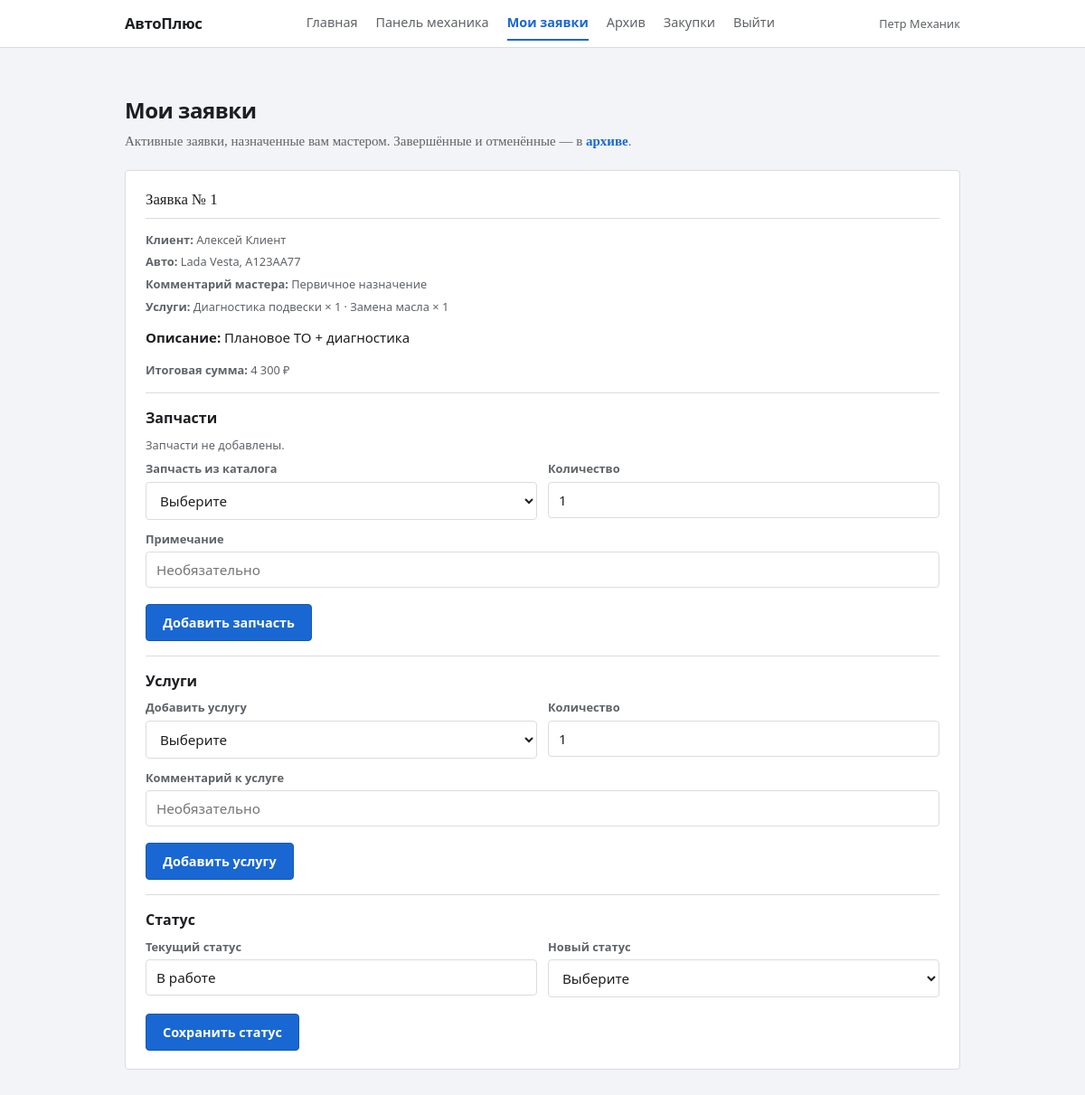
The app's page /pages/mechanic/orders.php (signed in) with its own data.
### tables this page shows
CREATE TABLE `orders` (
  `id` int UNSIGNED NOT NULL,
  `client_id` int UNSIGNED NOT NULL,
  `car_id` int UNSIGNED NOT NULL,
  `mechanic_id` int UNSIGNED DEFAULT NULL,
  `master_id` int UNSIGNED DEFAULT NULL,
  `total_price` decimal(10,2) NOT NULL DEFAULT '0.00',
  `start_date` datetime DEFAULT NULL,
  `end_date` datetime DEFAULT NULL,
  `status` enum('new','assigned','in_progress','waiting_parts','completed','cancelled') NOT NULL DEFAULT 'new',
  `description` text,
  `parts_comment` text DEFAULT NULL,
  `cancel_comment` text DEFAULT NULL,
  `created_at` timestamp NOT NULL DEFAULT CURRENT_TIMESTAMP
);

CREATE TABLE `users` (
  `id` int UNSIGNED NOT NULL,
  `full_name` varchar(150) NOT NULL,
  `phone` varchar(30) NOT NULL,
  `email` varchar(150) NOT NULL,
  `role` enum('client','mechanic','master','admin') NOT NULL DEFAULT 'client',
  `password` varchar(255) NOT NULL,
  `is_active` tinyint(1) NOT NULL DEFAULT '1',
  `created_at` timestamp NOT NULL DEFAULT CURRENT_TIMESTAMP
);

CREATE TABLE `cars` (
  `id` int UNSIGNED NOT NULL,
  `user_id` int UNSIGNED NOT NULL,
  `vin` varchar(64) NOT NULL,
  `brand` varchar(80) NOT NULL,
  `model` varchar(80) NOT NULL,
  `year` smallint UNSIGNED NOT NULL,
  `gosnumber` varchar(20) NOT NULL
);

### pages/mechanic/_init.php (called while the page is built, shortened)
<?php
require_once __DIR__ . '/../../config/connect_database.php';
require_once __DIR__ . '/../../controllers/MechanicController.php';
$mechanic_user = $_SESSION['user'];
$mechanic_id = (int) $mechanic_user['id'];
$mechanic_controller = new MechanicController($mysql_connection);

### controllers/BaseController.php (called while the page is built, shortened)
<?php
require_once __DIR__ . '/../contexts/AppContext.php';
require_once __DIR__ . '/../contexts/OrderContext.php';
class BaseController
{
    protected $db;
    private ?OrderContext              $_orders      = null;
    public function __construct($db)
    {
        $this->db = $db;
    }
    protected function orders(): OrderContext             { return $this->_orders      ??= new OrderContext($this->db); }
    protected function requireRole(array $allowedRoles): array
    {
        $role = $_SESSION['user']['role'] ?? null;
        return [true, null];
    }
    protected function ok(array $data = []): array  { return ['success' => true,  'data' => $data]; }
}

### controllers/MechanicController.php (called while the page is built, shortened)
<?php
require_once __DIR__ . '/BaseController.php';
class MechanicController extends BaseController
{
    public function getMyOrders(int $mechanicId): array
    {
        $check = $this->requireRole([User::ROLE_MECHANIC, User::ROLE_MASTER, User::ROLE_ADMIN]);
        return $this->ok(['orders' => $this->orders()->getOrdersByMechanic($mechanicId, false)]);
    }
}

### contexts/OrderContext.php (called while the page is built, shortened)
<?php
require_once __DIR__ . '/AppContext.php';
class OrderContext extends AppContext
{
    public function getOrdersByMechanic(int $mechanicId, bool $archived = false): array
    {
        $statusFilter = $archived
            ? "o.status IN ('completed','cancelled')"
            : "o.status NOT IN ('completed','cancelled')";
        $orderBy = $archived
            ? "o.end_date DESC, o.id DESC"
            : "FIELD(o.status,'in_progress','waiting_parts','assigned','new'), o.id DESC";
        return $this->fetchAll(
            "SELECT o.id, o.status, o.description, o.parts_comment,
                    o.start_date, o.end_date, o.total_price, o.created_at,
                    c.brand, c.model, c.gosnumber,
                    u.full_name AS client_name,
                    (SELECT ma.comment FROM mechanic_assignments ma
                     WHERE ma.order_id = o.id AND ma.mechanic_id = o.mechanic_id
                     ORDER BY ma.id DESC LIMIT 1) AS master_comment,
                    (SELECT GROUP_CONCAT(CONCAT(s.name,' \xc3\x97 ',os.quantity) ORDER BY s.name SEPARATOR ' \xc2\xb7 ')
                     FROM order_services os JOIN services s ON s.id = os.service_id
                     WHERE os.order_id = o.id) AS services_summary,
                    (SELECT GROUP_CONCAT(CONCAT(p.name,' \xc3\x97 ',op.quantity) ORDER BY p.name SEPARATOR ' \xc2\xb7 ')
                     FROM order_parts op JOIN parts p ON p.id = op.part_id
                     WHERE op.order_id = o.id) AS parts_summary
             FROM orders o
             JOIN cars c ON c.id = o.car_id
             JOIN users u ON u.id = o.client_id
             WHERE o.mechanic_id = ? AND {$statusFilter}
             ORDER BY {$orderBy}",
            'i', [$mechanicId]
        );
    }
}

### contexts/AppContext.php (called while the page is built, shortened)
<?php
abstract class AppContext
{
    protected $db;
    public function __construct($db)
    {
        $this->db = $db;
    }
    protected function fetchAll(string $sql, string $types = '', array $params = []): array
    {
        if ($types === '' || $params === []) {
            $result = mysqli_query($this->db, $sql);
            return $result ? $result->fetch_all(MYSQLI_ASSOC) : [];
        }
        $stmt = mysqli_prepare($this->db, $sql);
        mysqli_stmt_bind_param($stmt, $types, ...$params);
        mysqli_stmt_execute($stmt);
        $rows = mysqli_stmt_get_result($stmt)->fetch_all(MYSQLI_ASSOC);
        return $rows;
    }
}

### pages/mechanic/orders.php (the view, shortened to what this page needs)
<?php
require_once __DIR__ . '/_init.php';
require_once __DIR__ . '/../../models/Order.php';
$ORDER_STATUS_LABELS = [
    Order::STATUS_NEW           => 'Новая',
    Order::STATUS_ASSIGNED      => 'Назначена',
    Order::STATUS_IN_PROGRESS   => 'В работе',
    Order::STATUS_WAITING_PARTS => 'Ожидание запчастей',
    Order::STATUS_COMPLETED     => 'Завершена',
    Order::STATUS_CANCELLED     => 'Отменена',
];
$services = [];
$services_r = $mechanic_controller->getServices();
if ($services_r['success'] ?? false) {
    $services = $services_r['data']['services'] ?? [];
}
$parts_catalog = [];
$parts_r = $mechanic_controller->getParts();
if ($parts_r['success'] ?? false) {
    $parts_catalog = $parts_r['data']['parts'] ?? [];
}
$orders = [];
$r = $mechanic_controller->getMyOrders($mechanic_id);
if ($r['success'] ?? false) {
    $orders = $r['data']['orders'] ?? [];
}
$order_parts_map = [];
foreach ($orders as $o) {
    $oid = (int) ($o['id'] ?? 0);
    $rp = $mechanic_controller->getOrderParts($oid, $mechanic_id);
    $order_parts_map[$oid] = ($rp['success'] ?? false) ? ($rp['data']['parts'] ?? []) : [];
}
function mechanic_status_label($status, array $labels)
{
    return $labels[$status] ?? $status;
}
?>
<!DOCTYPE html>
<html lang="ru">
<head>
</head>
<body>
    <?php include __DIR__ . '/../../includes/site_nav.php'; ?>
    <div class="page">
        <h1 class="sans">Мои заявки</h1>
        <p class="lead">
            Активные заявки, назначенные вам мастером. Завершённые и отменённые —
            в <a href="archive.php" style="color:var(--focus);font-weight:600;text-decoration:none;">архиве</a>.
        </p>
        <?php if (empty($orders)): ?>
            <p class="empty">Нет активных заявок. <a href="archive.php">Перейти в архив →</a></p>
        <?php else: ?>
            <?php foreach ($orders as $o): ?>
                <?php
                $oid       = (int) ($o['id'] ?? 0);
                $st        = (string) ($o['status'] ?? '');
                $is_terminal = in_array($st, [Order::STATUS_COMPLETED, Order::STATUS_CANCELLED], true);
                $price     = isset($o['total_price']) ? number_format((float) $o['total_price'], 0, '.', ' ') . ' ₽' : '—';
                $order_parts = $order_parts_map[$oid] ?? [];
                ?>
                <section class="card sans">
                    <h2>Заявка № <?php echo $oid; ?></h2>
                    <p class="hint" style="margin-top:0;">
                        <strong>Клиент:</strong> <?php echo htmlspecialchars($o['client_name'] ?? ''); ?>
                    </p>
                    <p class="hint">
                        <strong>Авто:</strong> <?php echo htmlspecialchars(trim(($o['brand'] ?? '') . ' ' . ($o['model'] ?? '') . ', ' . ($o['gosnumber'] ?? ''))); ?>
                    </p>
                    <?php if (!empty($o['master_comment'])): ?>
                        <p class="hint"><strong>Комментарий мастера:</strong> <?php echo nl2br(htmlspecialchars((string) $o['master_comment'])); ?></p>
                    <?php endif; ?>
                    <?php if (!empty($o['services_summary'])): ?>
                        <p class="hint"><strong>Услуги:</strong> <?php echo htmlspecialchars((string) $o['services_summary']); ?></p>
                    <?php endif; ?>
                    <p><strong>Описание:</strong> <?php echo nl2br(htmlspecialchars((string) ($o['description'] ?? ''))); ?></p>
                    <p class="hint"><strong>Итоговая сумма:</strong> <?php echo htmlspecialchars($price); ?></p>
                    <hr class="section-sep">
                    <h3 style="margin:0 0 8px; font-size:1rem;">Запчасти</h3>
                    <?php if (!empty($order_parts)): ?>
                        <ul class="parts-list">
                            <?php foreach ($order_parts as $pt): ?>
                                <li>
                                    <span class="part-name">
                                        <?php echo htmlspecialchars($pt['name'] ?? ''); ?>
                                        <span class="part-meta">
                                            арт. <?php echo htmlspecialchars($pt['article'] ?? ''); ?>
                                            &nbsp;·&nbsp; <?php echo (int) $pt['quantity']; ?> шт.
                                            &nbsp;·&nbsp; <?php echo number_format((float) ($pt['price'] ?? 0), 0, '.', ' '); ?> ₽/шт.
                                        </span>
                                        <?php if (!empty($pt['note'])): ?>
                                            <span class="part-meta">&nbsp;— <?php echo htmlspecialchars($pt['note']); ?></span>
                                        <?php endif; ?>
                                    </span>
                                    <?php if (!$is_terminal): ?>
                                        <form method="post" action="" style="margin:0;">
                                            <input type="hidden" name="action"   value="remove_part">
                                            <input type="hidden" name="order_id" value="<?php echo $oid; ?>">
                                            <input type="hidden" name="row_id"   value="<?php echo (int) $pt['id']; ?>">
                                            <button type="submit" class="btn-sm-danger"
                                                    onclick="return confirm('Удалить запчасть из заявки?')">Удалить</button>
                                        </form>
                                    <?php endif; ?>
                                </li>
                            <?php endforeach; ?>
                        </ul>
                    <?php else: ?>
                        <p class="hint" style="margin-bottom:8px;">Запчасти не добавлены.</p>
                    <?php endif; ?>
                    <?php if (!$is_terminal): ?>
                        <form method="post" action="">
                            <div class="row2">
                                <div class="field">
                                    <label for="part_<?php echo $oid; ?>">Запчасть из каталога</label>
                                    <select id="part_<?php echo $oid; ?>" name="part_id" required <?php echo empty($parts_catalog) ? 'disabled' : ''; ?>>
                                        <option value="">Выберите</option>
                                    </select>
                                </div>
                                <div class="field">
                                    <label for="part_qty_<?php echo $oid; ?>">Количество</label>
                                    <input id="part_qty_<?php echo $oid; ?>" type="number" name="part_quantity"
                                           min="1" max="999" value="1" required <?php echo empty($parts_catalog) ? 'disabled' : ''; ?>>
                                </div>
                            </div>
                            <div class="field">
                                <label for="part_note_<?php echo $oid; ?>">Примечание</label>
                                <input id="part_note_<?php echo $oid; ?>" type="text" name="part_note"
                                       maxlength="255" placeholder="Необязательно" <?php echo empty($parts_catalog) ? 'disabled' : ''; ?>>
                            </div>
                            <button type="submit" class="btn-submit" <?php echo empty($parts_catalog) ? 'disabled' : ''; ?>>
                                Добавить запчасть
                            </button>
                        </form>
                    <?php endif; ?>
                    <hr class="section-sep">
                    <h3 style="margin:0 0 8px; font-size:1rem;">Услуги</h3>
                    <form method="post" action="">
                        <div class="row2">
                            <div class="field">
                                <label for="service_<?php echo $oid; ?>">Добавить услугу</label>
                                <select id="service_<?php echo $oid; ?>" name="service_id" required
                                        <?php echo ($is_terminal || empty($services)) ? 'disabled' : ''; ?>>
                                    <option value="">Выберите</option>
                                </select>
                            </div>
                            <div class="field">
                                <label for="qty_<?php echo $oid; ?>">Количество</label>
                                <input id="qty_<?php echo $oid; ?>" type="number" name="quantity"
                                       min="1" max="99" value="1" required
                                       <?php echo ($is_terminal || empty($services)) ? 'disabled' : ''; ?>>
                            </div>
                        </div>
                        <div class="field">
                            <label for="svc_comment_<?php echo $oid; ?>">Комментарий к услуге</label>
                            <input id="svc_comment_<?php echo $oid; ?>" type="text" name="service_comment"
                                   maxlength="255" placeholder="Необязательно"
                                   <?php echo ($is_terminal || empty($services)) ? 'disabled' : ''; ?>>
                        </div>
                        <button type="submit" class="btn-submit"
                                <?php echo ($is_terminal || empty($services)) ? 'disabled' : ''; ?>>
                            Добавить услугу
                        </button>
                    </form>
                    <hr class="section-sep">
                    <h3 style="margin:0 0 8px; font-size:1rem;">Статус</h3>
                    <form method="post" action="">
                        <div class="row2">
                            <div class="field">
                                <label>Текущий статус</label>
                                <input type="text"
                                       value="<?php echo htmlspecialchars(mechanic_status_label($st, $ORDER_STATUS_LABELS)); ?>"
                                       disabled>
                            </div>
                            <div class="field">
                                <label for="new_status_<?php echo $oid; ?>">Новый статус</label>
                                <select id="new_status_<?php echo $oid; ?>" name="status"
                                        required <?php echo $is_terminal ? 'disabled' : ''; ?>
                                        onchange="mechStatusChange(this, <?php echo $oid; ?>)">
                                    <option value="">Выберите</option>
                                </select>
                            </div>
                        </div>
                        <button type="submit" class="btn-submit" <?php echo $is_terminal ? 'disabled' : ''; ?>>
                            <?php echo $is_terminal ? 'Статус зафиксирован' : 'Сохранить статус'; ?>
                        </button>
                    </form>
                </section>
            <?php endforeach; ?>
        <?php endif; ?>
    </div>
</body>
</html>

### records on screen
orders: id "1", client.full_name "Алексей Клиент", car.gosnumber "Lada Vesta, A123AA77", master_comment "Первичное назначение", services_summary "Диагностика подвески × 1 · Замена масла × 1", description "Плановое ТО + диагностика", total_price "4 300 ₽", part_quantity "1", quantity "1", status "В работе", shows "Сохранить статус"

### other values on screen
$user_label "Петр Механик"
